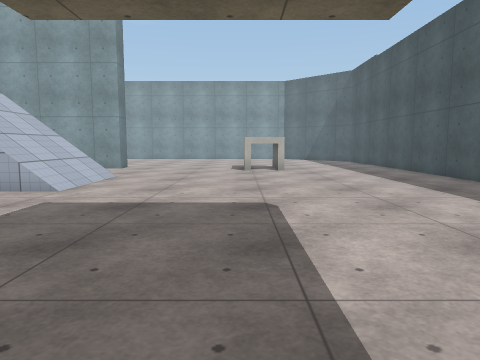
view 1 (above)

19 first-person views from a walk through a 3-D level made in the Unity game engine. The camera is 1.2 m above the floor, tilts 6° down and sees 70° across. The floor is counted in squares, 1 m on a side. Each view is taken from the middle of a square. On the plan, view 1 faces up. The plan holds only what a view shows up to about 14 squares ahead; the rest is blank. The place goes on beyond the plan. The player character is not drawn. Door leaves are left out, so doorways stand open. Surface patterns are stand-ins for the level's own textures.

view 2
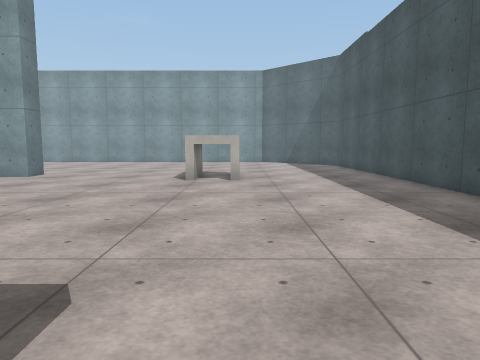

view 3
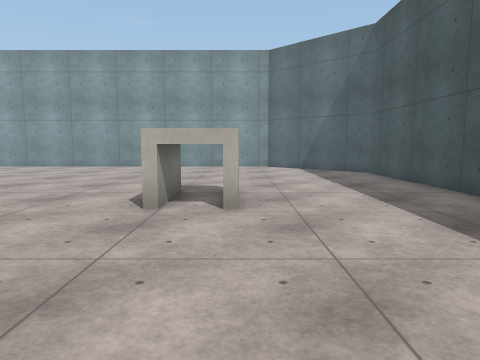

view 4
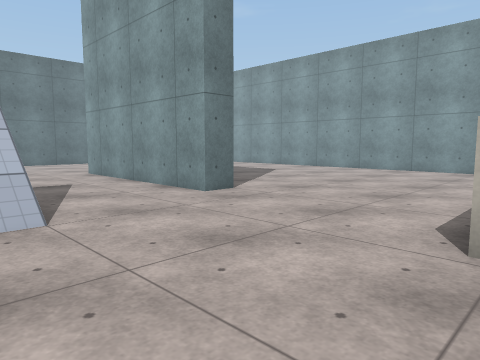

view 5
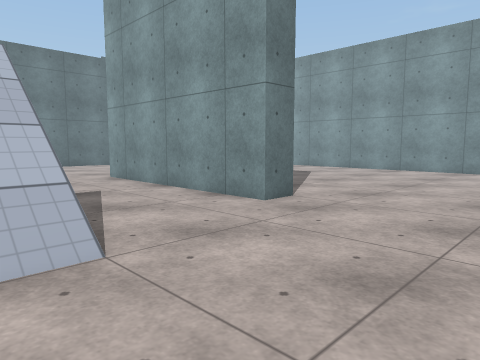

view 6
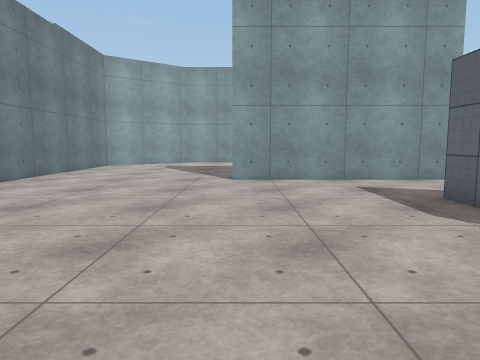

view 7
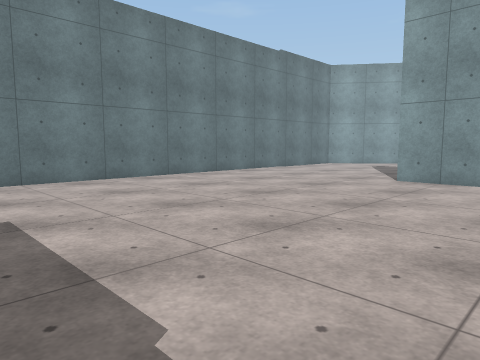

view 8
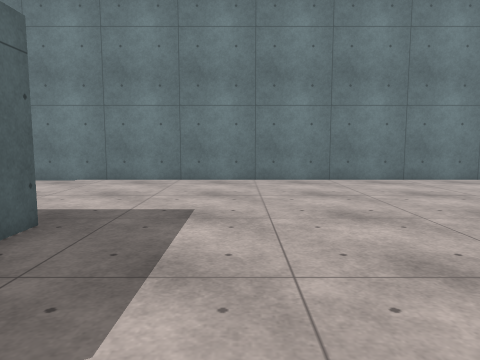

view 9
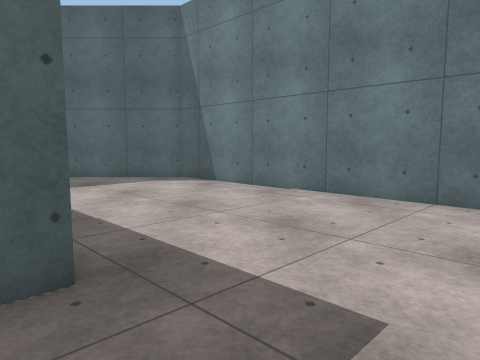

view 10
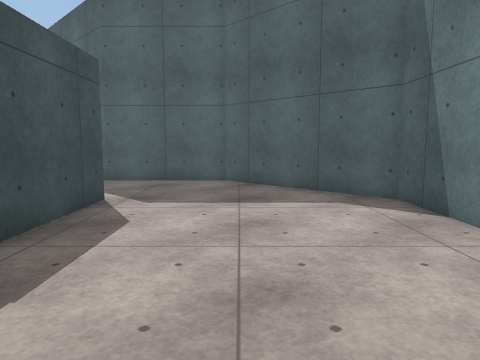

view 11
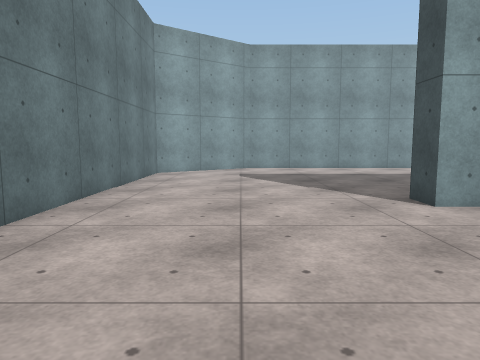

view 12
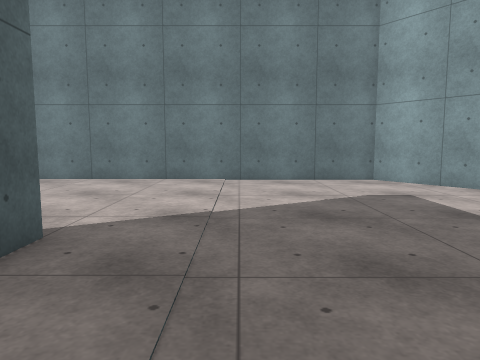

view 13
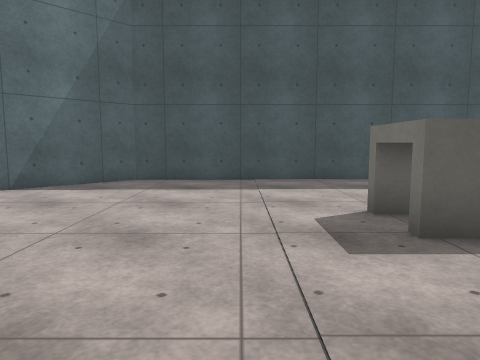

view 14
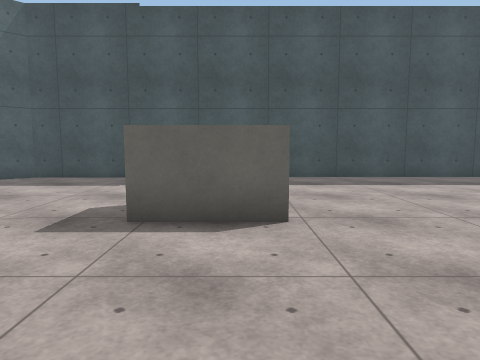

view 15
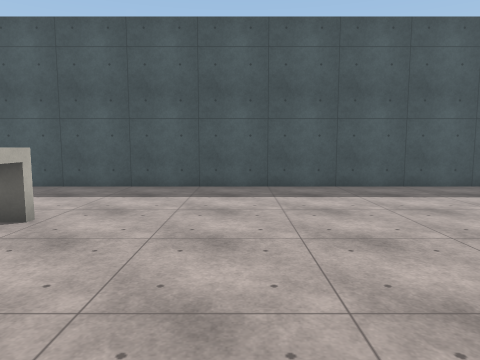

view 16
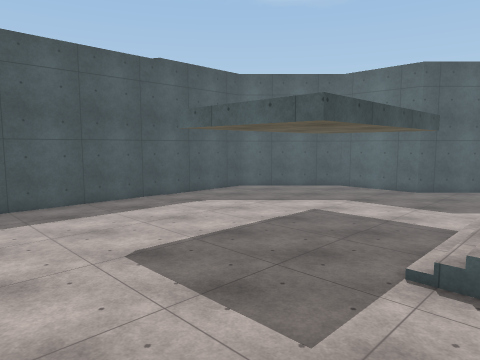

view 17
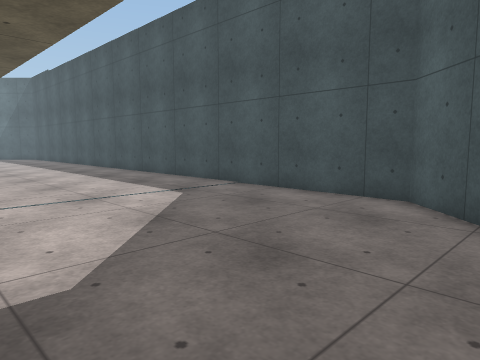

view 18
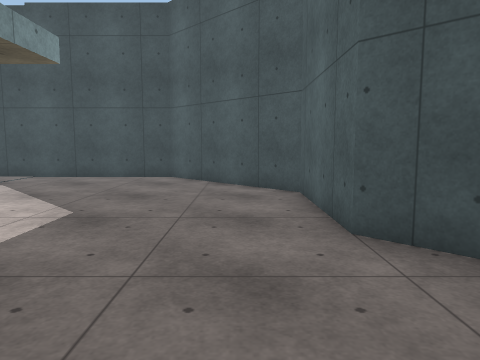

view 19
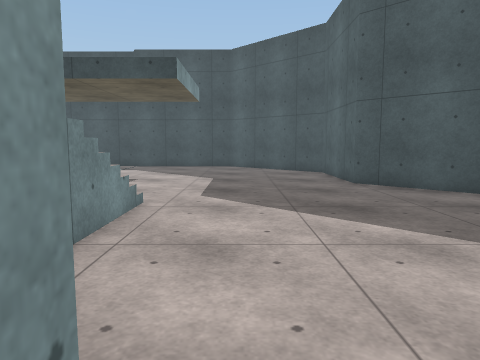

### Floor plan
Key: @ floor where view 1 was taken; # wall or solid block; . main floor; : floor 3 m higher than the main floor; / step, stairs or slope; ^ raised ledge.
Columns run from 21 left of view 1 to 8 right of it. Each row starts with its distance up from view 1.
 25 ##....        ......    ...##
 24 #..........  ........ ......##
 23 #.......... .................#
 22 #.......... .................#
 21 #.......... .................#
 20 #.......... .................#
 19 #..........   ...............#
 18 #..........    .......^......#
 17 #.......########.....^ ^.....#
 16 #....................^ ^.....#
 15 #.....................^......#
 14 #............................#
 13 #............................#
 12 #............////............#
 11 #............////............#
 10 #............ ///............#
  9 #...........   //............#
  8 #............  ..............#
  7 #............   .............#
  6 #...........    .............#
  5 #.......... .   .............#
  4 #........       //...........#
  3 #......:        //...........#
  2 #......         //...........#
  1 #......         //...........#
  0 #......:         /...@.......#
 -1 #......:         /...........#
 -2 #......:     /////...........#
 -3 #......:   #.................#
 -4 ##......  . ................##
 -5  ##......   ...............##
 -6   ##.....   ..............##
 -7    ##....     ...........##
 -8     ######     .....######

Positions as (right, up) in squares from view 1, and headings:
1: (0, 0), facing up
2: (2, 4), facing up
3: (2, 9), facing up
4: (1, 11), facing up-left
5: (-1, 11), facing up-left
6: (-13, 5), facing up
7: (-9, 5), facing up-left
8: (-9, 7), facing left
9: (-13, 7), facing down-left
10: (-17, 4), facing down
11: (-17, 10), facing up
12: (-9, 20), facing left
13: (-4, 20), facing right
14: (-5, 16), facing right
15: (-5, 11), facing right
16: (-6, 10), facing down-right
17: (0, -6), facing up-right
18: (-5, -6), facing right
19: (-11, -4), facing right
